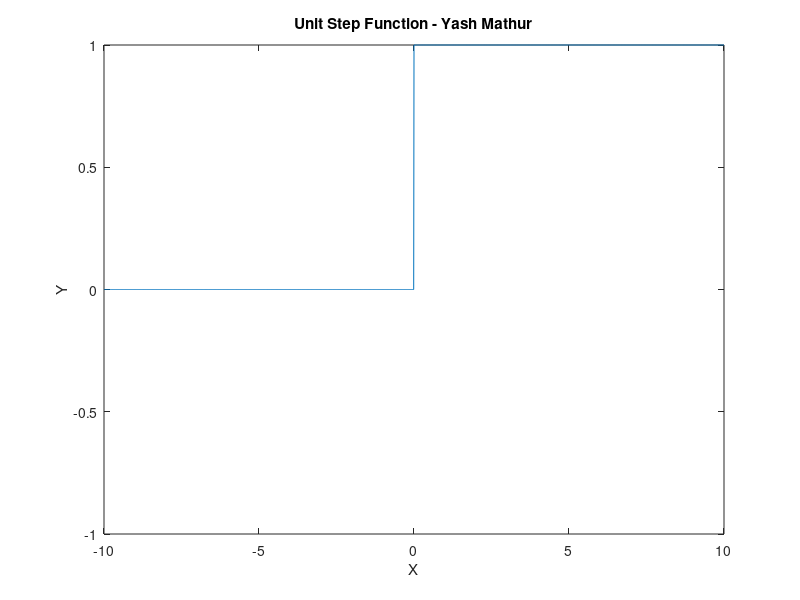

The MATLAB source for this figure:
x=[-10:0.01:10];
y=zeros(1,length(x));
x
y
n=length(x);
for i=1:n
    if(x(i)>=0)
        y(i)=1;
    else
        y(i)=0;
    end
end
plot(x,y)
xlim([-10 10])
ylim([-1 1])
xlabel('X');
ylabel('Y');
title('Unit Step Function - Yash Mathur');